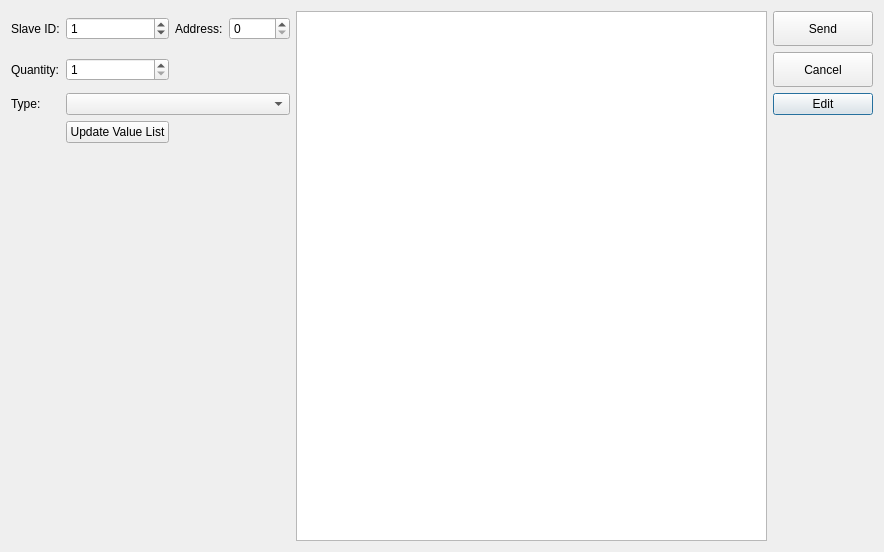
<?xml version="1.0" encoding="UTF-8"?>
<ui version="4.0">
 <class>ModbusWriteMultipleRegistersDialog</class>
 <widget class="QDialog" name="ModbusWriteMultipleRegistersDialog">
  <property name="geometry">
   <rect>
    <x>0</x>
    <y>0</y>
    <width>884</width>
    <height>552</height>
   </rect>
  </property>
  <property name="windowTitle">
   <string>Dialog</string>
  </property>
  <layout class="QGridLayout" name="gridLayout">
   <item row="2" column="5">
    <widget class="QPushButton" name="button_edit">
     <property name="minimumSize">
      <size>
       <width>100</width>
       <height>0</height>
      </size>
     </property>
     <property name="text">
      <string>Edit</string>
     </property>
    </widget>
   </item>
   <item row="0" column="4" rowspan="6">
    <widget class="QListWidget" name="list_values"/>
   </item>
   <item row="0" column="0">
    <widget class="QLabel" name="label">
     <property name="text">
      <string>Slave ID:</string>
     </property>
    </widget>
   </item>
   <item row="0" column="5">
    <widget class="QPushButton" name="button_send">
     <property name="minimumSize">
      <size>
       <width>100</width>
       <height>35</height>
      </size>
     </property>
     <property name="text">
      <string>Send</string>
     </property>
    </widget>
   </item>
   <item row="0" column="1">
    <widget class="QSpinBox" name="box_slave_id">
     <property name="maximum">
      <number>255</number>
     </property>
     <property name="value">
      <number>1</number>
     </property>
    </widget>
   </item>
   <item row="1" column="5">
    <widget class="QPushButton" name="button_cancel">
     <property name="minimumSize">
      <size>
       <width>100</width>
       <height>35</height>
      </size>
     </property>
     <property name="text">
      <string>Cancel</string>
     </property>
    </widget>
   </item>
   <item row="0" column="2">
    <widget class="QLabel" name="label_2">
     <property name="text">
      <string>Address:</string>
     </property>
    </widget>
   </item>
   <item row="0" column="3">
    <widget class="QSpinBox" name="box_address">
     <property name="maximum">
      <number>65535</number>
     </property>
    </widget>
   </item>
   <item row="1" column="0">
    <widget class="QLabel" name="label_3">
     <property name="text">
      <string>Quantity:</string>
     </property>
    </widget>
   </item>
   <item row="1" column="1">
    <widget class="QSpinBox" name="box_quantity">
     <property name="minimum">
      <number>1</number>
     </property>
     <property name="maximum">
      <number>65535</number>
     </property>
    </widget>
   </item>
   <item row="2" column="0">
    <widget class="QLabel" name="label_4">
     <property name="text">
      <string>Type:</string>
     </property>
    </widget>
   </item>
   <item row="2" column="1" colspan="3">
    <widget class="QComboBox" name="box_type">
     <property name="minimumSize">
      <size>
       <width>200</width>
       <height>0</height>
      </size>
     </property>
    </widget>
   </item>
   <item row="3" column="1">
    <widget class="QPushButton" name="button_update_value_list">
     <property name="text">
      <string>Update Value List</string>
     </property>
    </widget>
   </item>
  </layout>
 </widget>
 <resources/>
 <connections/>
</ui>
